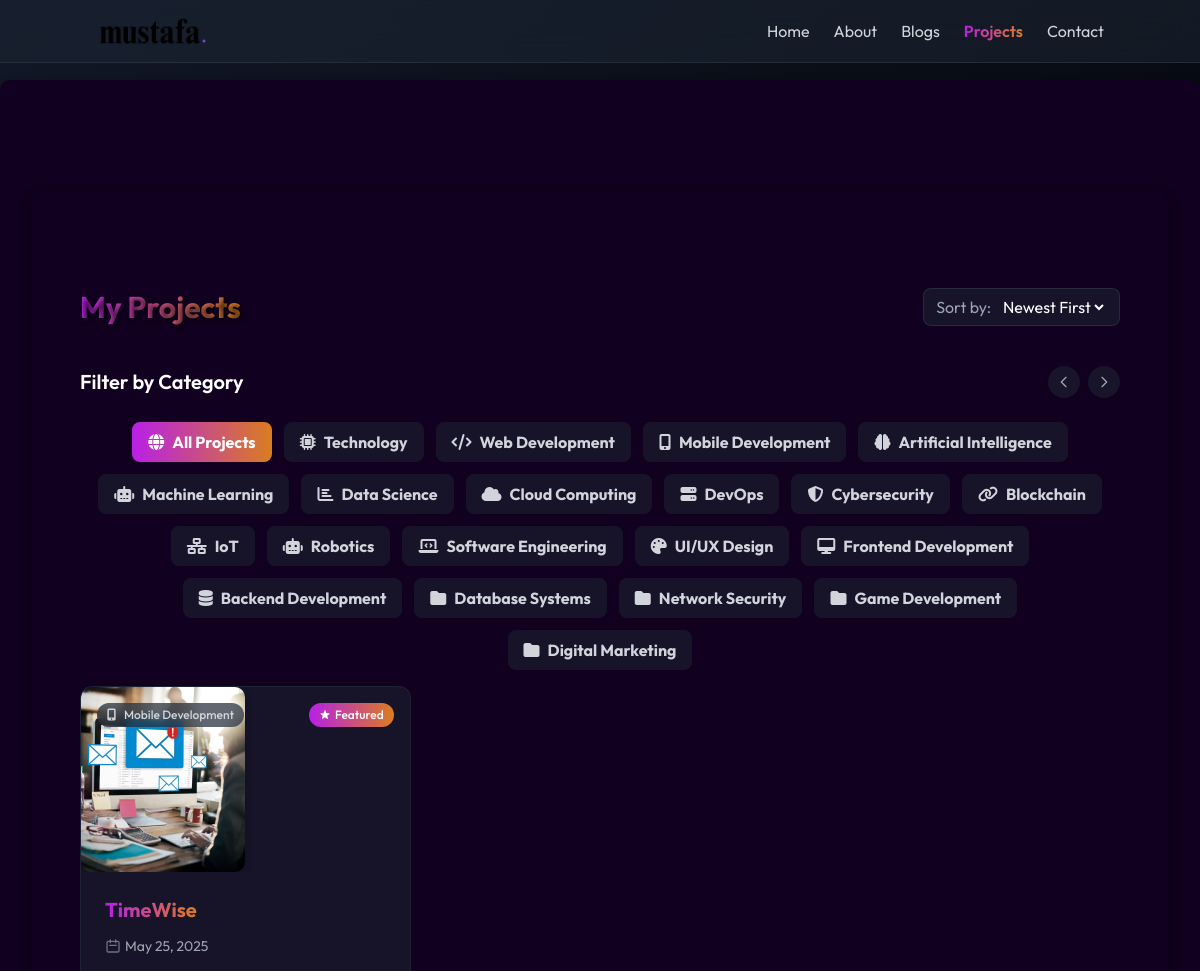
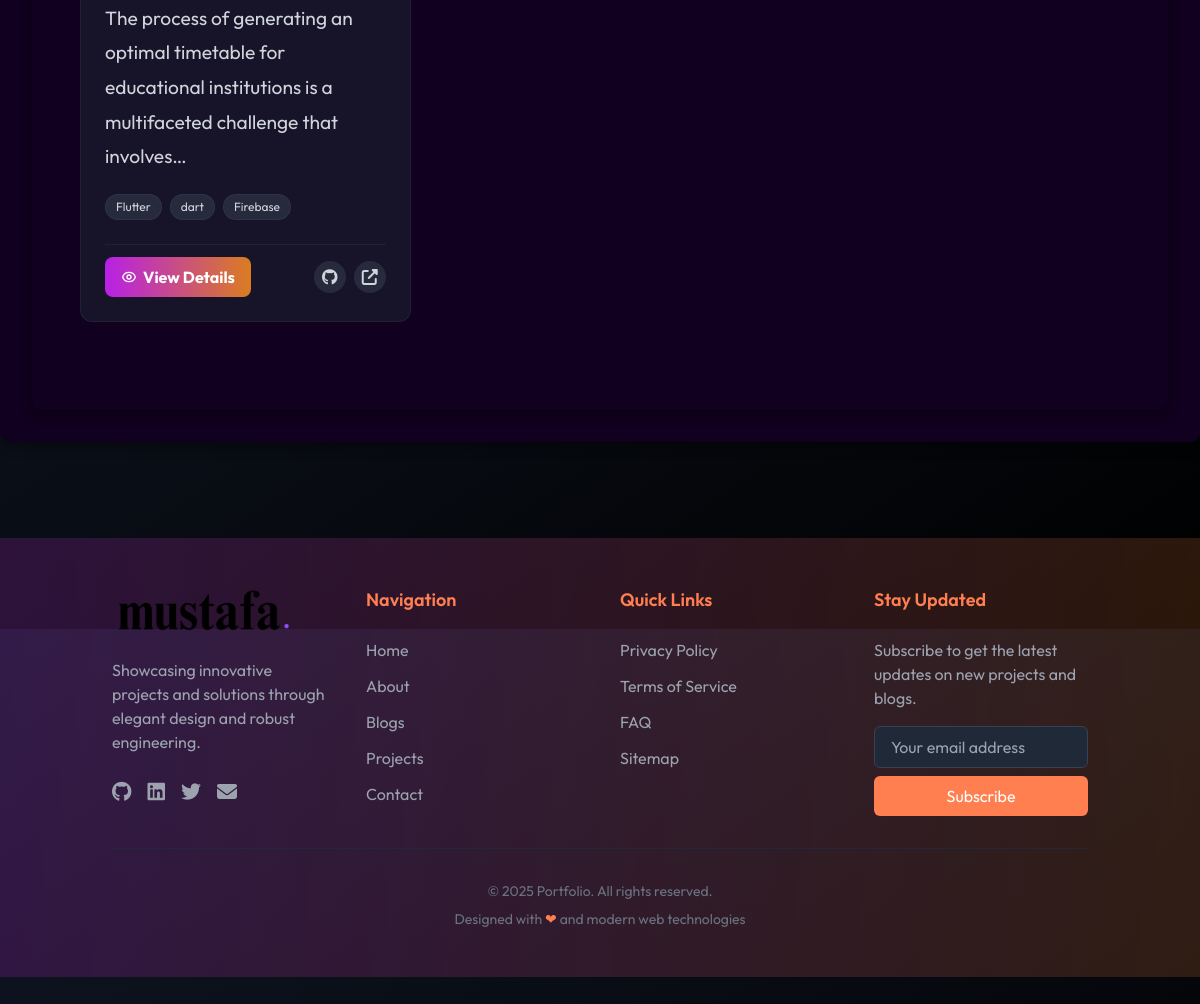
/projects/, run on the app's committed database (2 pictures, top to bottom).
### blog/models.py (models this page shows, shortened)
class Category(models.Model):
    name = models.CharField(max_length=100)  # Remove choices constraint
    slug = models.SlugField(unique=True)
    description = models.TextField(blank=True)
    class Meta:
        verbose_name_plural = 'Categories'

class Project(models.Model):
    title = models.CharField(max_length=200)
    slug = models.SlugField(unique=True, blank=True)
    description = models.TextField()
    content = models.TextField(blank=True, help_text="Detailed project information")
    features = models.TextField(blank=True, help_text="Comma-separated list of project features")
    image = models.ImageField(upload_to='project_images/')
    technologies = models.CharField(max_length=255, help_text="Comma-separated list of technologies used")
    github_link = models.URLField(blank=True, null=True)
    live_link = models.URLField(blank=True, null=True)
    category = models.ForeignKey(Category, on_delete=models.SET_NULL, null=True, related_name='projects')
    created_at = models.DateTimeField(auto_now_add=True)
    updated_at = models.DateTimeField(auto_now=True)
    featured = models.BooleanField(default=False)
    @property
    def technology_list(self):
        if not self.technologies:
            return []
        return [tech.strip() for tech in self.technologies.split(',')]

### projects/views.py (the view)
# urls.py: path('projects/', include('projects.urls')),
def projects(request):
    projects_list = Project.objects.all().order_by('-featured', '-created_at')
    categories = Category.objects.all()
    category_slug = request.GET.get('category')
    if category_slug:
        category = get_object_or_404(Category, slug=category_slug)
        projects_list = projects_list.filter(category=category)
    context = {
        'projects': projects_list,
        'categories': categories,
        'selected_category': category_slug
    }
    return render(request, 'projects/projects.html', context)

### projects/templates/projects/projects.html (shortened to what this page needs)
{% extends 'projects/project_base.html' %}
{% load static %}
{% block content %}
    <main class="pt-24 pb-12 px-4 sm:px-6 lg:px-12 max-w-7xl mx-auto overflow-x-hidden">
        <div class="flex flex-col md:flex-row md:items-center md:justify-between mb-10">
            <h1 class="text-3xl font-bold bg-gradient-to-r from-[#b820e6] to-[#da7d20] bg-clip-text text-transparent mb-4 md:mb-0">My Projects</h1>
            <div class="inline-flex items-center px-3 py-1.5 rounded-lg bg-gray-800/50 backdrop-blur-sm border border-gray-700/50">
                <span class="text-gray-400 mr-2">Sort by:</span>
                <select class="bg-transparent text-white focus:outline-none">
                    <option value="newest">Newest First</option>
                </select>
            </div>
        </div>
        <div class="mb-10">
            <div class="flex items-center justify-between mb-4">
                <h2 class="text-xl font-semibold text-white">Filter by Category</h2>
                <div class="flex gap-2">
                    <button class="p-2 rounded-full bg-gray-800/50 backdrop-blur-sm text-gray-400 hover:text-white transition-colors" onclick="scrollCategories('left')">
                        <svg class="w-4 h-4" fill="none" stroke="currentColor" viewBox="0 0 24 24">
                            <path stroke-linecap="round" stroke-linejoin="round" stroke-width="2" d="M15 19l-7-7 7-7"></path>
                        </svg>
                    </button>
                    <button class="p-2 rounded-full bg-gray-800/50 backdrop-blur-sm text-gray-400 hover:text-white transition-colors" onclick="scrollCategories('right')">
                        <svg class="w-4 h-4" fill="none" stroke="currentColor" viewBox="0 0 24 24">
                            <path stroke-linecap="round" stroke-linejoin="round" stroke-width="2" d="M9 5l7 7-7 7"></path>
                        </svg>
                    </button>
                </div>
            </div>
            <div class="relative">
                <div class="overflow-x-auto custom-scrollbar pb-2">
                    <div class="categories-wrapper inline-flex gap-3 min-w-full">
                        <a href="{% url 'projects:projects_list' %}"
                           class="flex items-center gap-2 px-4 py-2 rounded-lg {% if not selected_category %}bg-gradient-to-r from-[#b820e6] to-[#da7d20] text-white{% else %}bg-gray-800/50 backdrop-blur-sm text-gray-300 hover:text-white{% endif %} transition-all duration-200">
                            <i class="fas fa-globe"></i>
                            <span>All Projects</span>
                        </a>
                        {% for category in categories %}
                    <a href="?category={{ category.slug }}"
                       class="flex items-center gap-2 px-4 py-2 rounded-lg {% if selected_category == category.slug %}bg-gradient-to-r from-[#b820e6] to-[#da7d20] text-white{% else %}bg-gray-800/50 backdrop-blur-sm text-gray-300 hover:text-white{% endif %} transition-all duration-200">
                        <i class="fas {% if category.name == 'Technology' %}fa-microchip
                                  {% elif category.name == 'Web Development' %}fa-code
                                  {% elif category.name == 'Mobile Development' %}fa-mobile-alt
                                  {% elif category.name == 'Artificial Intelligence' %}fa-brain
                                  {% elif category.name == 'Machine Learning' %}fa-robot
                                  {% elif category.name == 'Data Science' %}fa-chart-bar
                                  {% elif category.name == 'Cloud Computing' %}fa-cloud
                                  {% elif category.name == 'DevOps' %}fa-server
                                  {% elif category.name == 'Cybersecurity' %}fa-shield-alt
                                  {% elif category.name == 'Blockchain' %}fa-link
                                  {% elif category.name == 'IoT' %}fa-network-wired
                                  {% elif category.name == 'Robotics' %}fa-robot
                                  {% elif category.name == 'Software Engineering' %}fa-laptop-code
                                  {% elif category.name == 'UI/UX Design' %}fa-palette
                                  {% elif category.name == 'Frontend Development' %}fa-desktop
                                  {% elif category.name == 'Backend Development' %}fa-database
                                  {% else %}fa-folder{% endif %}"></i>
                        <span>{{ category.name }}</span>
                    </a>
                    {% endfor %}
                </div>
            </div>
        </div>
        <div class="grid grid-cols-1 sm:grid-cols-2 lg:grid-cols-3 gap-4 sm:gap-6">
            {% for project in projects %}
            <div class="bg-gray-800/50 backdrop-blur-lg rounded-xl border border-gray-700/30 overflow-hidden group hover:shadow-xl hover:shadow-[#b820e6]/5 hover:border-gray-700/50 transition-all duration-300">
                {% if project.image %}
                <div class="relative overflow-hidden aspect-video">
                    <img src="{{ project.image.url }}" alt="{{ project.title }}"
                         class="w-full h-full object-cover transition-transform duration-500 group-hover:scale-105">
                    {% if project.featured %}
                    <div class="absolute top-4 right-4">
                        <span class="flex items-center gap-1 text-xs font-medium px-2.5 py-1 rounded-full bg-gradient-to-r from-[#b820e6] to-[#da7d20] text-white">
                            Featured
                        </span>
                    </div>
                    {% endif %}
                    <div class="absolute top-4 left-4">
                        {% if project.category %}
                        <span class="flex items-center gap-1 text-xs font-medium px-2.5 py-1 rounded-full bg-gray-800/70 backdrop-blur-sm text-gray-300">
                            <i class="fas {% if project.category.name == 'Technology' %}fa-microchip{% elif project.category.name == 'Web Development' %}fa-code{% elif project.category.name == 'Mobile Development' %}fa-mobile-alt{% else %}fa-folder{% endif %} mr-1"></i>
                            {{ project.category.name }}
                        </span>
                        {% endif %}
                    </div>
                </div>
                {% endif %}
                <div class="p-6">
                    <h2 class="text-xl font-semibold mb-3">
                        <a href="{% url 'projects:project_detail' project.slug %}" class="bg-gradient-to-r from-[#b820e6] to-[#da7d20] bg-clip-text text-transparent hover:opacity-90 transition-opacity">
                        </a>
                    </h2>
                    <p class="text-gray-400 text-sm mb-4">
                        <span class="flex items-center gap-1">
                            <svg class="w-4 h-4 text-gray-500" fill="none" stroke="currentColor" viewBox="0 0 24 24">
                                <path stroke-linecap="round" stroke-linejoin="round" stroke-width="2" d="M8 7V3m8 4V3m-9 8h10M5 21h14a2 2 0 002-2V7a2 2 0 00-2-2H5a2 2 0 00-2 2v12a2 2 0 002 2z"></path>
                            </svg>
                            {{ project.created_at|date:"F j, Y" }}
                        </span>
                    </p>
                    <p class="text-gray-300 mb-5">{{ project.description|truncatechars:120 }}</p>
                    <div class="mb-6 flex flex-wrap gap-2">
                        {% for tech in project.technology_list %}
                        <span class="text-xs px-2.5 py-1 rounded-full bg-gray-700/50 text-gray-300 border border-gray-700/50">
                            {{ tech }}
                        </span>
                        {% endfor %}
                    </div>
                    <div class="flex items-center justify-between pt-3 border-t border-gray-700/30">
                        <a href="{% url 'projects:project_detail' project.slug %}"
                           class="inline-flex items-center gap-1.5 text-white bg-gradient-to-r from-[#b820e6] to-[#da7d20] px-4 py-2 rounded-lg hover:opacity-90 transition-opacity">
                            View Details
                        </a>
                        <div class="flex gap-2">
                            {% if project.github_link %}
                            <a href="{{ project.github_link }}" target="_blank"
                               class="flex items-center justify-center w-8 h-8 rounded-full bg-gray-700/50 text-gray-300 hover:text-white hover:bg-gray-700 transition-colors" aria-label="View Code">
                                <i class="fab fa-github"></i>
                            </a>
                            {% endif %}
                            {% if project.live_link %}
                            <a href="{{ project.live_link }}" target="_blank"
                               class="flex items-center justify-center w-8 h-8 rounded-full bg-gray-700/50 text-gray-300 hover:text-white hover:bg-gray-700 transition-colors" aria-label="View Demo">
                                <i class="fas fa-external-link-alt"></i>
                            </a>
                            {% endif %}
                        </div>
                    </div>
                </div>
            </div>
            {% endfor %}
        </div>
    </main>
{% endblock %}

### static/css/main.css (style rules this page uses)
html, :host { line-height: 1.5; -webkit-text-size-adjust: 100%; -moz-tab-size: 4; -o-tab-size: 4; tab-size: 4; font-family: ui-sans-serif, system-ui, sans-serif, "Apple Color Emoji", "Segoe UI Emoji", "Segoe UI Symbol", "Noto Color Emoji"; font-feature-settings: normal; font-variation-settings: normal; -webkit-tap-highlight-color: transparent; }
body { margin: 0; line-height: inherit; }
h1, h2, h3, h4, h5, h6 { font-size: inherit; font-weight: inherit; }
a { color: inherit; text-decoration: inherit; }
button, input, optgroup, select, textarea { font-family: inherit; font-feature-settings: inherit; font-variation-settings: inherit; font-size: 100%; font-weight: inherit; line-height: inherit; letter-spacing: inherit; color: inherit; margin: 0; padding: 0; }
button, select { text-transform: none; }
button, input:where([type='button']), input:where([type='reset']), input:where([type='submit']) { -webkit-appearance: button; background-color: transparent; background-image: none; }
blockquote, dl, dd, h1, h2, h3, h4, h5, h6, hr, figure, p, pre { margin: 0; }
button, [role="button"] { cursor: pointer; }
img, svg, video, canvas, audio, iframe, embed, object { display: block; vertical-align: middle; }
img, video { max-width: 100%; height: auto; }
.absolute { position: absolute; }
.relative { position: relative; }
.mx-auto { margin-left: auto; margin-right: auto; }
.mb-10 { margin-bottom: 2.5rem; }
.mb-5 { margin-bottom: 1.25rem; }
.flex { display: flex; }
.grid { display: grid; }
.w-4 { width: 1rem; }
.w-8 { width: 2rem; }
.w-full { width: 100%; }
.grid-cols-1 { grid-template-columns: repeat(1, minmax(0, 1fr)); }
.flex-col { flex-direction: column; }
.items-center { align-items: center; }
.justify-center { justify-content: center; }
.justify-between { justify-content: space-between; }
.gap-2 { gap: 0.5rem; }
.gap-3 { gap: 0.75rem; }
.gap-4 { gap: 1rem; }
.overflow-x-hidden { overflow-x: hidden; }
.scroll-smooth { scroll-behavior: smooth; }
.rounded-full { border-radius: 9999px; }
.rounded-lg { border-radius: 0.5rem; }
.border { border-width: 1px; }
.bg-gradient-to-r { background-image: linear-gradient(to right, var(--tw-gradient-stops)); }
.from-\[\#b820e6\] { --tw-gradient-from: #b820e6 var(--tw-gradient-from-position); --tw-gradient-to: rgb(184 32 230 / 0) var(--tw-gradient-to-position); --tw-gradient-stops: var(--tw-gradient-from), var(--tw-gradient-to); }
.to-\[\#da7d20\] { --tw-gradient-to: #da7d20 var(--tw-gradient-to-position); }
.p-6 { padding: 1.5rem; }
.px-3 { padding-left: 0.75rem; padding-right: 0.75rem; }
.py-2 { padding-top: 0.5rem; padding-bottom: 0.5rem; }
.text-sm { font-size: 0.875rem; line-height: 1.25rem; }
.text-xl { font-size: 1.25rem; line-height: 1.75rem; }
.font-medium { font-weight: 500; }
.font-semibold { font-weight: 600; }
.text-white { --tw-text-opacity: 1; color: rgb(255 255 255 / var(--tw-text-opacity)); }
.backdrop-blur-lg { --tw-backdrop-blur: blur(16px); -webkit-backdrop-filter: var(--tw-backdrop-blur) var(--tw-backdrop-brightness) var(--tw-backdrop-contrast) var(--tw-backdrop-grayscale) var(--tw-backdrop-hue-rotate) var(--tw-backdrop-invert) var(--tw-backdrop-opacity) var(--tw-backdrop-saturate) var(--tw-backdrop-sepia); backdrop-filter: var(--tw-backdrop-blur) var(--tw-backdrop-brightness) var(--tw-backdrop-contrast) var(--tw-backdrop-grayscale) var(--tw-backdrop-hue-rotate) var(--tw-backdrop-invert) var(--tw-backdrop-opacity) var(--tw-backdrop-saturate) var(--tw-backdrop-sepia); }
.duration-500 { transition-duration: 500ms; }
body { font-family: "outfit"; }
@media (min-width: 640px) { .sm\:grid-cols-2 { grid-template-columns: repeat(2, minmax(0, 1fr)); } }
@media (min-width: 640px) { .sm\:gap-6 { gap: 1.5rem; } }
@media (min-width: 768px) { .md\:flex-row { flex-direction: row; } }

### data on the page
Category: name "Technology"
Category: name "Web Development"
Category: name "Mobile Development"
Category: name "Artificial Intelligence"
Category: name "Machine Learning"
Category: name "Data Science"
Category: name "Cloud Computing"
Category: name "DevOps"
Category: name "Cybersecurity"
Category: name "Blockchain"
Category: name "IoT"
Category: name "Robotics"
Category: name "Software Engineering"
Category: name "UI/UX Design"
Category: name "Frontend Development"
Category: name "Backend Development"
Category: name "Database Systems"
Category: name "Network Security"
Category: name "Game Development"
Category: name "Digital Marketing"
Project: image (picture), featured True (drawn), category.name "Mobile Development", created_at "May 25, 2025", description "The process of generating an optimal timetable for educational institutions is a multifaceted challenge that involves…", technology_list "Flutter" "dart" "Firebase"
